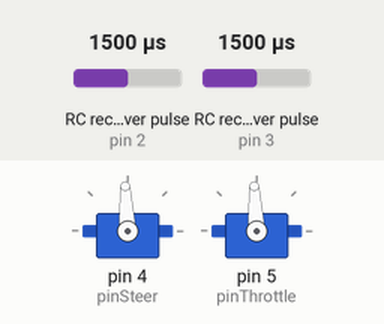
This sketch was run on a simulated Arduino Nano, built with avr-gcc and run on an emulated ATmega328P. Shown: 2 × servo. Wiring (inferred from the names in the program): 2 × RC receiver channel: data pin 2 / data pin 3. The test bench sets the inputs (shaded band); at power-on: RC receiver pulse (sensors on pin 2, pin 3) 1500 µs. The ROS host is connected and sends only what is stated.

Above: at 1.2 s.
1.3 s: RC receiver pulse (sensor on pin 2) set to 1250 µs
At 3.0 s:
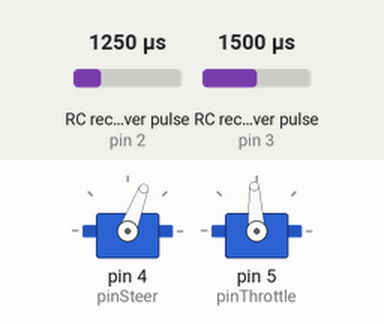
3.5 s: RC receiver pulse (sensor on pin 3) set to 1020 µs
At 6.0 s:
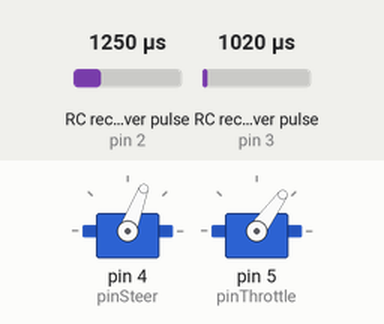
6.5 s: RC receiver pulse (sensor on pin 2) set to 1020 µs
At 6.8 s:
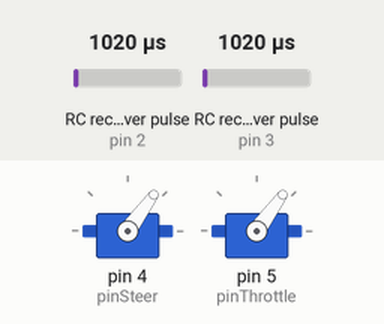
8.0 s: RC receiver pulse (sensor on pin 3) set to 1500 µs
At 10.4 s:
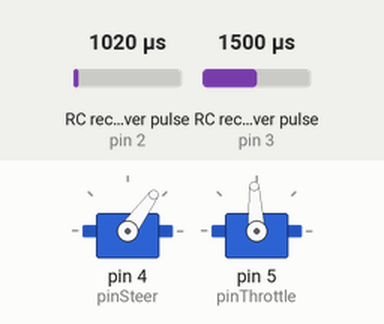
10.7 s: RC receiver pulse (sensor on pin 2) set to 1750 µs
13.7 s: RC receiver pulse (sensor on pin 3) set to 1750 µs
Timing chart, 0 to 17.7 s (numbered marks = the images above; inputs shaded):
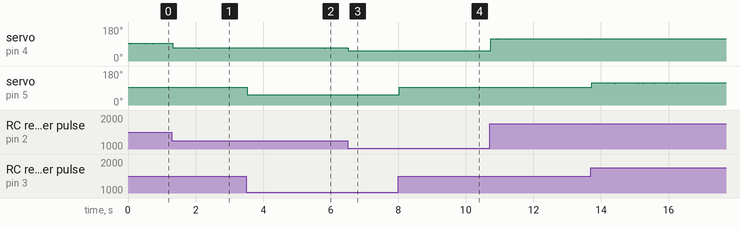

The sketch:

ros_control_interface.ino
```cpp
/*
 *  @ ros command
 *  rosrun rosserial_python serial_node.py _port:=/dev/ttyUSB0 _baud:=57600 (for Nano)
 */


#include <Servo.h>

#include <ros.h>
#include <std_msgs/Bool.h>
#include <std_msgs/Int16.h>
#include <std_msgs/Float64.h>

Servo servoSteer;
Servo servoThrottle;

// Pin number
const byte interruptPinSteer    = 2;
const byte interruptPinThrottle = 3;

int pinSteer    = 4;
int pinThrottle = 5;

// Params
volatile unsigned long pwm_values[2] = {1500, 1500}; // {steer, throttle}
volatile unsigned long timer[2] = {0, 0};

int steerCmd = 1500; // filtered steer command
int throttleCmd = 1500; // filtered throttle command
int autoSteer = 1500;   // steer command from ros
int autoThrottle = 1500;// throttle command from ros

bool autoMode = false;
int gear = 0;      // 1: forward / 0: neutral / -1: backward

// ROS Callback
void callbackAutoMode(const std_msgs::Bool& msg) {
  autoMode = msg.data;
}
void callbackAutoSteer(const std_msgs::Int16& msg) {
  autoSteer = msg.data;
}
void callbackAutoThrottle(const std_msgs::Int16& msg) {
  autoThrottle = msg.data;
}

// ROS
ros::NodeHandle nh;

std_msgs::Int16 rcCmdSteer;
std_msgs::Int16 rcCmdThrottle;
std_msgs::Int16 gearNum;       // for forward/neutral/backward

ros::Subscriber<std_msgs::Bool> subAutoMode("/auto_mode", callbackAutoMode);
ros::Subscriber<std_msgs::Int16> subAutoSteer("/auto_cmd/steer", callbackAutoSteer);
ros::Subscriber<std_msgs::Int16> subAutoThrottle("/auto_cmd/throttle", callbackAutoThrottle);
ros::Publisher pubGearNum("/car/gear_num", &gearNum);
ros::Publisher pubRcCmdSteer("/rc_cmd/steer", &rcCmdSteer);
ros::Publisher pubRcCmdThrottle("/rc_cmd/throttle", &rcCmdThrottle);

void setup() {
  // Serial communication
  Serial.begin(57600); // nan0: 57600, uno: 115200, 9600

  // ROS
  nh.initNode();
  nh.subscribe(subAutoMode);
  nh.subscribe(subAutoSteer);
  nh.subscribe(subAutoThrottle);
  nh.advertise(pubRcCmdSteer);
  nh.advertise(pubRcCmdThrottle);
  nh.advertise(pubGearNum);

  // Servo attach - servo motor
  servoSteer.attach(pinSteer);
  servoSteer.writeMicroseconds(1500); // set servo to mid point
  // Servo attach - DC motor
  servoThrottle.attach(pinThrottle);
  servoThrottle.writeMicroseconds(1500); // set dc stop

  // Interupt (for transmitter)
  attachInterrupt(digitalPinToInterrupt(interruptPinSteer), calcSteerPWM, CHANGE);
  attachInterrupt(digitalPinToInterrupt(interruptPinThrottle), calcThrottlePWM, CHANGE);

}

void loop() {
  // Check Gear number (State)


  if (autoMode == true) {
    // Autonomous Control

    // ----- Auto Steer ----- //
    servoSteer.writeMicroseconds(min(1900, max(1100, autoSteer)));   // steer

    // ----- Auto Throttle ----- //
    if (abs(autoThrottle - 1500) < 20) {
      autoThrottle = 1500;
    }
    servoThrottle.writeMicroseconds(min(1900, max(1100, autoThrottle))); // throttle
  }
  else {
    // Manual Control : Transmitter > Arduino > Motor
    // ----- Steer command ----- //
    steerCmd = pwm_values[0];
    servoSteer.writeMicroseconds(min(1900, max(1100, steerCmd))); // steer

    // ----- Throttle command ----- //
    throttleCmd = pwm_values[1];
    // Dead zone
    if (abs(throttleCmd - 1500) < 20) {
      throttleCmd = 1500;
    }
    servoThrottle.writeMicroseconds(min(1900, max(1100, throttleCmd))); // throttle

    // Publish
    rcCmdSteer.data = steerCmd;
    rcCmdThrottle.data = throttleCmd;
    pubRcCmdSteer.publish(&rcCmdSteer);
    pubRcCmdThrottle.publish(&rcCmdThrottle);
  }

  nh.spinOnce();
  delay(10);
}


void calcSteerPWM(){
  if(digitalRead(interruptPinSteer) == HIGH) {
    timer[0] = micros();
  }
  else {
    if(timer[0] != 0) {
      pwm_values[0] = micros() - timer[0];
    }
  }
}

void calcThrottlePWM(){
  if(digitalRead(interruptPinThrottle) == HIGH) {
    timer[1] = micros();
  }
  else {
    if(timer[1] != 0) {
      pwm_values[1] = micros() - timer[1];
    }
  }
}

/* Visualization */
void duration() {
  Serial.println("Steer : " + String(pwm_values[0]) + " Throttle : " + String(pwm_values[1]));
}
```

Measured:
- after the input at 3.5 s, servo on pin 5 (pinThrottle): 93° → 54° at once
- after the input at 8.0 s, servo on pin 5 (pinThrottle): 54° → 93° at once
- by itself, servo on pin 4 (pinSteer): alternates 118° for 0.01 s and 117° for 0.33 s, 8 changes in all, then stays 117°
